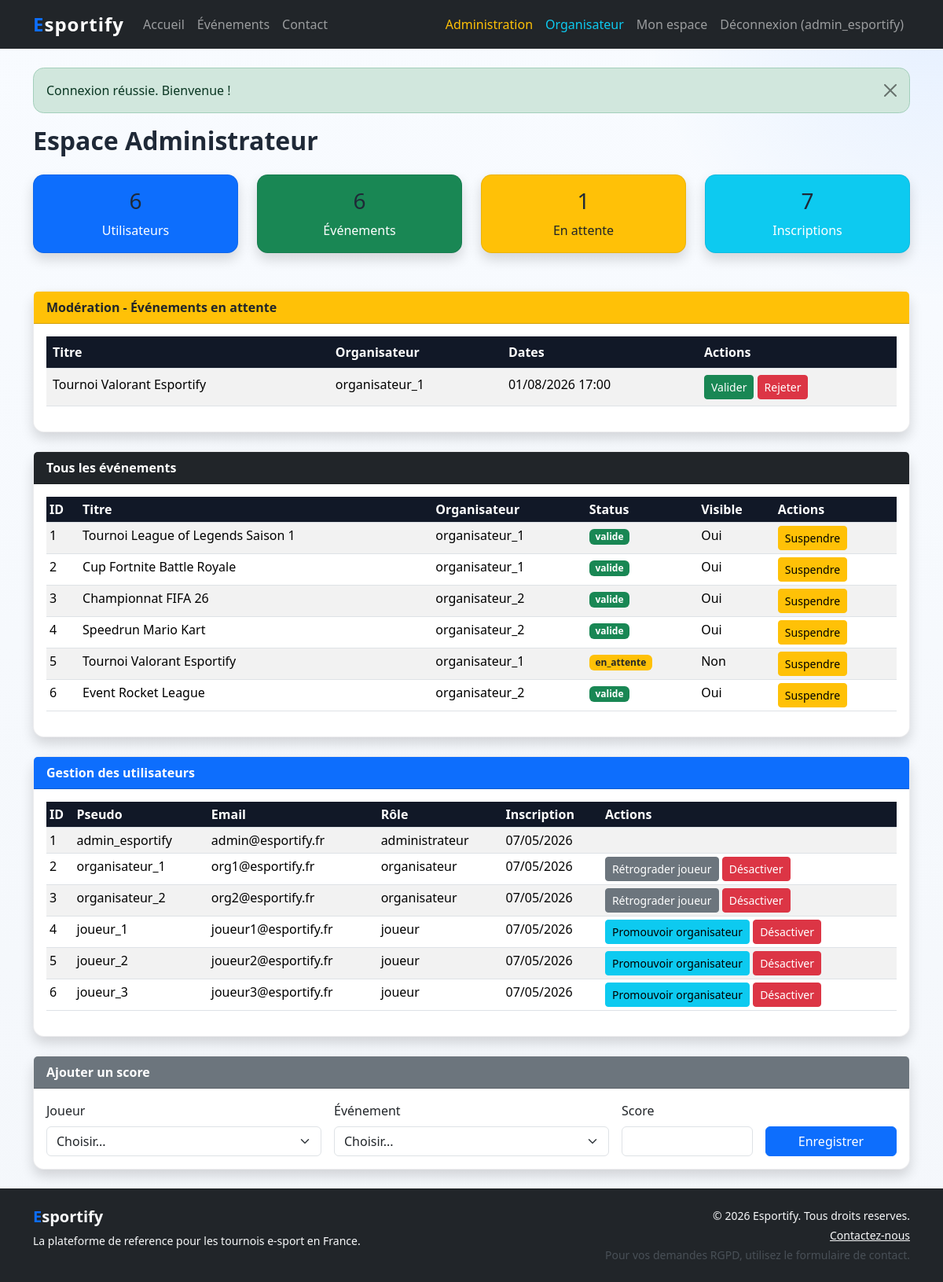
The page /public/admin.php (signed in) on the database its author committed.
### tables this page shows
CREATE TABLE events (
    id INT AUTO_INCREMENT PRIMARY KEY,
    title VARCHAR(150) NOT NULL,
    description TEXT,
    max_players INT NOT NULL DEFAULT 10,
    start_date DATETIME NOT NULL,
    end_date DATETIME NOT NULL,
    organizer_id INT NOT NULL,
    image_url VARCHAR(255) NULL,
    status ENUM('en_attente', 'valide', 'non_valide', 'suspendu') DEFAULT 'en_attente',
    visible TINYINT(1) DEFAULT 0,
    started TINYINT(1) DEFAULT 0,
    started_at DATETIME NULL,
    created_at DATETIME DEFAULT CURRENT_TIMESTAMP,
    updated_at DATETIME DEFAULT CURRENT_TIMESTAMP ON UPDATE CURRENT_TIMESTAMP,
    FOREIGN KEY (organizer_id) REFERENCES users(id) ON DELETE CASCADE,
    INDEX idx_status (status),
    INDEX idx_visible (visible),
    INDEX idx_start_date (start_date),
    INDEX idx_organizer (organizer_id)
);

CREATE TABLE users (
    id INT AUTO_INCREMENT PRIMARY KEY,
    pseudo VARCHAR(50) NOT NULL UNIQUE,
    email VARCHAR(100) NOT NULL UNIQUE,
    password_hash VARCHAR(255) NOT NULL,
    role ENUM('joueur', 'organisateur', 'administrateur') DEFAULT 'joueur',
    is_active TINYINT(1) DEFAULT 1,
    created_at DATETIME DEFAULT CURRENT_TIMESTAMP,
    updated_at DATETIME DEFAULT CURRENT_TIMESTAMP ON UPDATE CURRENT_TIMESTAMP,
    INDEX idx_role (role),
    INDEX idx_email (email)
);

### public/admin.php (the view, shortened to what this page needs)
<?php
require_once __DIR__ . '/../includes/header.php';
$stats = [];
$stats['users'] = $pdo->query("SELECT COUNT(*) as c FROM users WHERE is_active = 1")->fetch()['c'];
$stats['events'] = $pdo->query("SELECT COUNT(*) as c FROM events")->fetch()['c'];
$stats['events_pending'] = $pdo->query("SELECT COUNT(*) as c FROM events WHERE status = 'en_attente'")->fetch()['c'];
$stats['registrations'] = $pdo->query("SELECT COUNT(*) as c FROM event_registrations WHERE status = 'accepte'")->fetch()['c'];
$pendingEvents = $pdo->query("SELECT e.*, u.pseudo as organizer_pseudo FROM events e JOIN users u ON e.organizer_id = u.id WHERE e.status = 'en_attente' ORDER BY e.created_at DESC")->fetchAll();
$allEvents = $pdo->query("SELECT e.*, u.pseudo as organizer_pseudo FROM events e JOIN users u ON e.organizer_id = u.id ORDER BY e.created_at DESC LIMIT 50")->fetchAll();
$allUsers = $pdo->query("SELECT id, pseudo, email, role, created_at FROM users WHERE is_active = 1 ORDER BY created_at DESC LIMIT 50")->fetchAll();
?>
<h2 class="fw-bold mb-4">Espace Administrateur</h2>
<div class="row g-4 mb-5">
    <div class="col-md-3">
        <div class="card text-white bg-primary shadow">
            <div class="card-body text-center">
                <h3 class="card-title"><?= (int)$stats['users'] ?></h3>
                <p class="card-text">Utilisateurs</p>
            </div>
        </div>
    </div>
    <div class="col-md-3">
        <div class="card text-white bg-success shadow">
            <div class="card-body text-center">
                <h3 class="card-title"><?= (int)$stats['events'] ?></h3>
                <p class="card-text">Événements</p>
            </div>
        </div>
    </div>
    <div class="col-md-3">
        <div class="card text-dark bg-warning shadow">
            <div class="card-body text-center">
                <h3 class="card-title"><?= (int)$stats['events_pending'] ?></h3>
                <p class="card-text">En attente</p>
            </div>
        </div>
    </div>
    <div class="col-md-3">
        <div class="card text-white bg-info shadow">
            <div class="card-body text-center">
                <h3 class="card-title"><?= (int)$stats['registrations'] ?></h3>
                <p class="card-text">Inscriptions</p>
            </div>
        </div>
    </div>
</div>
<div class="card shadow mb-4">
    <div class="card-header bg-warning text-dark fw-bold">Modération - Événements en attente</div>
    <div class="card-body">
        <?php if (empty($pendingEvents)): ?>
            <p class="text-muted">Aucun événement en attente.</p>
        <?php else: ?>
            <div class="table-responsive">
                <table class="table table-striped">
                    <thead>
                        <tr>
                            <th>Titre</th>
                            <th>Organisateur</th>
                            <th>Dates</th>
                            <th>Actions</th>
                        </tr>
                    </thead>
                    <tbody>
                        <?php foreach ($pendingEvents as $evt): ?>
                            <tr>
                                <td><?= e($evt['title']) ?></td>
                                <td><?= e($evt['organizer_pseudo']) ?></td>
                                <td><?= date('d/m/Y H:i', strtotime($evt['start_date'])) ?></td>
                                <td>
                                    <a href="index.php?page=admin&action=validate_event&id=<?= (int)$evt['id'] ?>&csrf=<?= csrfToken() ?>" class="btn btn-sm btn-success">Valider</a>
                                    <a href="index.php?page=admin&action=reject_event&id=<?= (int)$evt['id'] ?>&csrf=<?= csrfToken() ?>" class="btn btn-sm btn-danger">Rejeter</a>
                                </td>
                            </tr>
                        <?php endforeach; ?>
                    </tbody>
                </table>
            </div>
        <?php endif; ?>
    </div>
</div>
<div class="card shadow mb-4">
    <div class="card-header bg-dark text-white fw-bold">Tous les événements</div>
    <div class="card-body">
        <div class="table-responsive">
            <table class="table table-striped table-sm">
                <thead>
                    <tr>
                        <th>ID</th>
                        <th>Titre</th>
                        <th>Organisateur</th>
                        <th>Status</th>
                        <th>Visible</th>
                        <th>Actions</th>
                    </tr>
                </thead>
                <tbody>
                    <?php foreach ($allEvents as $evt): ?>
                        <tr>
                            <td><?= (int)$evt['id'] ?></td>
                            <td><?= e($evt['title']) ?></td>
                            <td><?= e($evt['organizer_pseudo']) ?></td>
                            <td><span class="badge bg-<?= $evt['status'] === 'valide' ? 'success' : ($evt['status'] === 'en_attente' ? 'warning text-dark' : 'danger') ?>"><?= e($evt['status']) ?></span></td>
                            <td><?= $evt['visible'] ? 'Oui' : 'Non' ?></td>
                            <td>
                                <?php if ($evt['status'] !== 'suspendu'): ?>
                                    <a href="index.php?page=admin&action=suspend_event&id=<?= (int)$evt['id'] ?>&csrf=<?= csrfToken() ?>" class="btn btn-sm btn-warning">Suspendre</a>
                                <?php endif; ?>
                            </td>
                        </tr>
                    <?php endforeach; ?>
                </tbody>
            </table>
        </div>
    </div>
</div>
<div class="card shadow mb-4">
    <div class="card-header bg-primary text-white fw-bold">Gestion des utilisateurs</div>
    <div class="card-body">
        <div class="table-responsive">
            <table class="table table-striped table-sm">
                <thead>
                    <tr>
                        <th>ID</th>
                        <th>Pseudo</th>
                        <th>Email</th>
                        <th>Rôle</th>
                        <th>Inscription</th>
                        <th>Actions</th>
                    </tr>
                </thead>
                <tbody>
                    <?php foreach ($allUsers as $usr): ?>
                        <tr>
                            <td><?= (int)$usr['id'] ?></td>
                            <td><?= e($usr['pseudo']) ?></td>
                            <td><?= e($usr['email']) ?></td>
                            <td><?= e($usr['role']) ?></td>
                            <td><?= date('d/m/Y', strtotime($usr['created_at'])) ?></td>
                            <td>
                                <?php if ($usr['role'] === 'joueur'): ?>
                                    <a href="index.php?page=admin&action=promote_organizer&id=<?= (int)$usr['id'] ?>&csrf=<?= csrfToken() ?>" class="btn btn-sm btn-info">Promouvoir organisateur</a>
                                <?php elseif ($usr['role'] === 'organisateur'): ?>
                                    <a href="index.php?page=admin&action=demote_joueur&id=<?= (int)$usr['id'] ?>&csrf=<?= csrfToken() ?>" class="btn btn-sm btn-secondary">Rétrograder joueur</a>
                                <?php endif; ?>
                                <?php if ($usr['role'] !== 'administrateur'): ?>
                                    <a href="index.php?page=admin&action=delete_user&id=<?= (int)$usr['id'] ?>&csrf=<?= csrfToken() ?>" class="btn btn-sm btn-danger" onclick="return confirm('Confirmer la désactivation ?')">Désactiver</a>
                                <?php endif; ?>
                            </td>
                        </tr>
                    <?php endforeach; ?>
                </tbody>
            </table>
        </div>
    </div>
</div>
<div class="card shadow">
    <div class="card-header bg-secondary text-white fw-bold">Ajouter un score</div>
    <div class="card-body">
        <form method="POST" action="index.php?page=admin&action=add_score&id=0&csrf=<?= csrfToken() ?>">
            <div class="row g-3">
                <div class="col-md-4">
                    <label class="form-label">Joueur</label>
                    <select name="user_id" class="form-select" required>
                        <option value="">Choisir...</option>
                    </select>
                </div>
                <div class="col-md-4">
                    <label class="form-label">Événement</label>
                    <select name="event_id" class="form-select" required>
                        <option value="">Choisir...</option>
                    </select>
                </div>
                <div class="col-md-2">
                    <label class="form-label">Score</label>
                    <input type="number" name="score" class="form-control" required min="0">
                </div>
                <div class="col-md-2 d-flex align-items-end">
                    <button type="submit" class="btn btn-primary w-100">Enregistrer</button>
                </div>
            </div>
        </form>
    </div>
</div>
<?php require_once __DIR__ . '/../includes/footer.php'; ?>

### assets/css/style.css (style rules this page uses)
:root { --app-bg: #f4f7fb; --app-surface: #ffffff; --app-text: #1f2937; --app-muted: #64748b; --app-primary: #0d6efd; --app-primary-hover: #0b5ed7; --app-dark: #111827; --app-border: rgba(15, 23, 42, 0.08); --app-focus: #005fcc; }
html, body { height: 100%; }
body { display: flex; flex-direction: column; font-family: "Segoe UI", Tahoma, Geneva, Verdana, sans-serif; color: var(--app-text); background: radial-gradient(circle at top right, rgba(13, 110, 253, 0.08), transparent 24rem), linear-gradient(180deg, #f8fbff 0%, var(--app-bg) 100%); }
.card { border: 1px solid var(--app-border); border-radius: 0.85rem; background: var(--app-surface); box-shadow: 0 14px 32px rgba(15, 23, 42, 0.06); }
.card-title { color: var(--app-text); }
.btn-primary { background-color: var(--app-primary); border-color: var(--app-primary); }
.table th { color: #fff; background-color: var(--app-dark); }

### rows shown on the page
events: id "6", visible "1", title "Event Rocket League", organizer.pseudo "organisateur_2", status "valide", shows "Oui"
events: title "Tournoi Valorant Esportify", organizer.pseudo "organisateur_1", start_date "01/08/2026 17:00", id "5", status "en_attente", visible "Non"
events: id "1", title "Tournoi League of Legends Saison 1", organizer.pseudo "organisateur_1", status "valide", visible "Oui"
events: id "2", title "Cup Fortnite Battle Royale", organizer.pseudo "organisateur_1", status "valide", visible "Oui"
events: id "3", title "Championnat FIFA 26", organizer.pseudo "organisateur_2", status "valide", visible "Oui"
events: id "4", title "Speedrun Mario Kart", organizer.pseudo "organisateur_2", status "valide", visible "Oui"
users: id "1", pseudo "admin_esportify", email "admin@esportify.fr", role "administrateur", created_at "07/05/2026"
users: id "2", pseudo "organisateur_1", email "org1@esportify.fr", role "organisateur", created_at "07/05/2026"
users: id "3", pseudo "organisateur_2", email "org2@esportify.fr", role "organisateur", created_at "07/05/2026"
users: id "4", pseudo "joueur_1", email "joueur1@esportify.fr", role "joueur", created_at "07/05/2026"
users: id "5", pseudo "joueur_2", email "joueur2@esportify.fr", role "joueur", created_at "07/05/2026"
users: id "6", pseudo "joueur_3", email "joueur3@esportify.fr", role "joueur", created_at "07/05/2026"

### other values the page prints
$_SESSION['user_pseudo'] "admin_esportify"
$text "Connexion réussie. Bienvenue !"
$stats['registrations'] "7"
